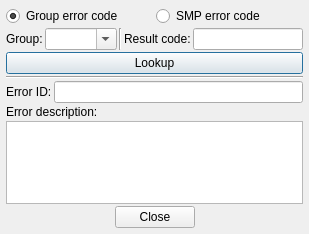
<?xml version="1.0" encoding="UTF-8"?>
<ui version="4.0">
 <class>error_lookup</class>
 <widget class="QDialog" name="error_lookup">
  <property name="geometry">
   <rect>
    <x>0</x>
    <y>0</y>
    <width>309</width>
    <height>234</height>
   </rect>
  </property>
  <property name="windowTitle">
   <string>SMP Error Lookup</string>
  </property>
  <layout class="QVBoxLayout" name="verticalLayout">
   <property name="spacing">
    <number>2</number>
   </property>
   <property name="leftMargin">
    <number>6</number>
   </property>
   <property name="topMargin">
    <number>6</number>
   </property>
   <property name="rightMargin">
    <number>6</number>
   </property>
   <property name="bottomMargin">
    <number>6</number>
   </property>
   <item>
    <layout class="QHBoxLayout" name="horizontalLayout">
     <property name="spacing">
      <number>2</number>
     </property>
     <item>
      <widget class="QRadioButton" name="radio_group_error_code">
       <property name="text">
        <string>Group error code</string>
       </property>
       <property name="checked">
        <bool>true</bool>
       </property>
      </widget>
     </item>
     <item>
      <widget class="QRadioButton" name="radio_smp_error_code">
       <property name="text">
        <string>SMP error code</string>
       </property>
      </widget>
     </item>
    </layout>
   </item>
   <item>
    <layout class="QGridLayout" name="gridLayout">
     <property name="spacing">
      <number>2</number>
     </property>
     <item row="0" column="0">
      <widget class="QLabel" name="label">
       <property name="text">
        <string>Group:</string>
       </property>
      </widget>
     </item>
     <item row="0" column="4">
      <widget class="QLineEdit" name="edit_rc">
       <property name="inputMethodHints">
        <set>Qt::InputMethodHint::ImhDigitsOnly</set>
       </property>
       <property name="maxLength">
        <number>5</number>
       </property>
      </widget>
     </item>
     <item row="0" column="1">
      <widget class="QComboBox" name="combo_group">
       <property name="editable">
        <bool>true</bool>
       </property>
      </widget>
     </item>
     <item row="0" column="3">
      <widget class="QLabel" name="label_2">
       <property name="text">
        <string>Result code:</string>
       </property>
      </widget>
     </item>
     <item row="0" column="2">
      <widget class="Line" name="line_2">
       <property name="orientation">
        <enum>Qt::Orientation::Vertical</enum>
       </property>
      </widget>
     </item>
    </layout>
   </item>
   <item>
    <widget class="QPushButton" name="button_lookup">
     <property name="text">
      <string>Lookup</string>
     </property>
    </widget>
   </item>
   <item>
    <widget class="Line" name="line">
     <property name="orientation">
      <enum>Qt::Orientation::Horizontal</enum>
     </property>
    </widget>
   </item>
   <item>
    <layout class="QHBoxLayout" name="horizontalLayout_2">
     <property name="spacing">
      <number>2</number>
     </property>
     <item>
      <widget class="QLabel" name="label_3">
       <property name="text">
        <string>Error ID:</string>
       </property>
      </widget>
     </item>
     <item>
      <widget class="QLineEdit" name="edit_error_id">
       <property name="readOnly">
        <bool>true</bool>
       </property>
      </widget>
     </item>
    </layout>
   </item>
   <item>
    <widget class="QLabel" name="label_4">
     <property name="text">
      <string>Error description:</string>
     </property>
    </widget>
   </item>
   <item>
    <widget class="QPlainTextEdit" name="edit_error_description">
     <property name="undoRedoEnabled">
      <bool>false</bool>
     </property>
     <property name="readOnly">
      <bool>true</bool>
     </property>
    </widget>
   </item>
   <item>
    <widget class="QDialogButtonBox" name="buttonBox">
     <property name="orientation">
      <enum>Qt::Orientation::Horizontal</enum>
     </property>
     <property name="standardButtons">
      <set>QDialogButtonBox::StandardButton::Close</set>
     </property>
     <property name="centerButtons">
      <bool>true</bool>
     </property>
    </widget>
   </item>
  </layout>
 </widget>
 <resources/>
 <connections>
  <connection>
   <sender>buttonBox</sender>
   <signal>accepted()</signal>
   <receiver>error_lookup</receiver>
   <slot>accept()</slot>
   <hints>
    <hint type="sourcelabel">
     <x>248</x>
     <y>254</y>
    </hint>
    <hint type="destinationlabel">
     <x>157</x>
     <y>274</y>
    </hint>
   </hints>
  </connection>
  <connection>
   <sender>buttonBox</sender>
   <signal>rejected()</signal>
   <receiver>error_lookup</receiver>
   <slot>reject()</slot>
   <hints>
    <hint type="sourcelabel">
     <x>316</x>
     <y>260</y>
    </hint>
    <hint type="destinationlabel">
     <x>286</x>
     <y>274</y>
    </hint>
   </hints>
  </connection>
 </connections>
</ui>
